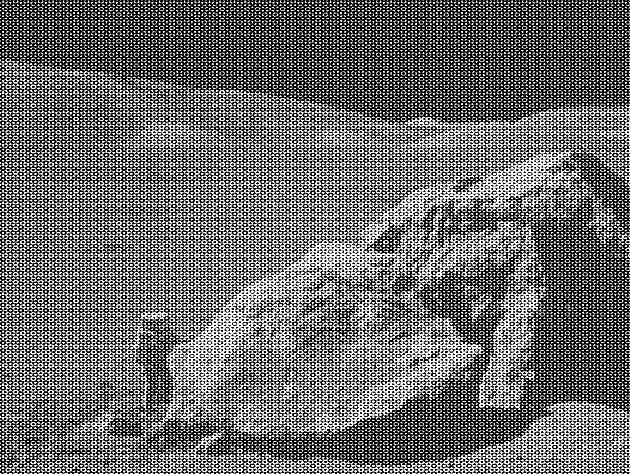
#> input picture fft/moonlanding.png, 630 x 474 px
$ python Laplacian.py
#> lines starting #> are read from the running program, lines starting #| are printed output that depends on the picture
import cv2
import numpy as np
import matplotlib.pyplot as plt

img = cv2.imread('moonlanding.png',0) #直接读为灰度图像
#> img is the input picture: shape (474, 630); min 0, max 255, mean 108.1
f = np.fft.fft2(img)
fshift = np.fft.fftshift(f)

#取绝对值：将复数变化成实数
#取对数的目的为了将数据变化到较小的范围（比如0-255）
s1 = np.log(np.abs(f))
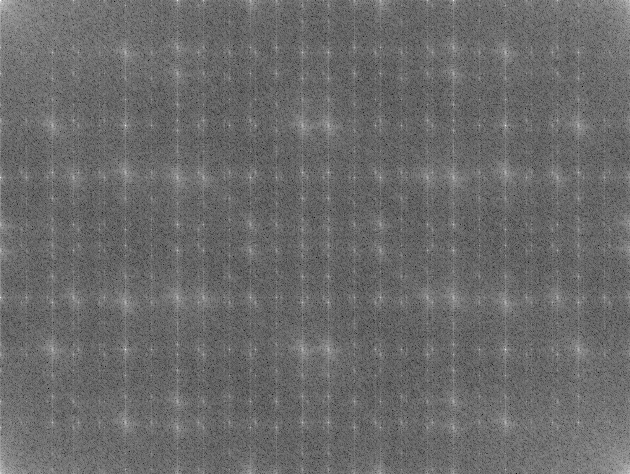
#> s1: shape (474, 630) float64; min 3.13, max 17.29, mean 9.08; drawn with min black and max white
s2 = np.log(np.abs(fshift))
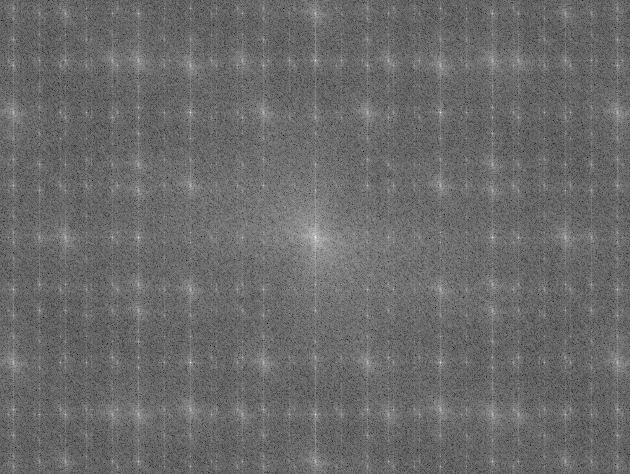
#> s2: shape (474, 630) float64; min 3.13, max 17.29, mean 9.08; drawn with min black and max white
plt.subplot(221),plt.imshow(s1,'gray'),plt.title('original')
plt.subplot(222),plt.imshow(s2,'gray'),plt.title('center')

cf = np.fft.ifft2(f)
print(cf)
#> (printed output is left out)
cfshift = np.fft.ifftshift(fshift)
plt.subplot(223),plt.imshow(img,'gray'),plt.title('original')
plt.show()
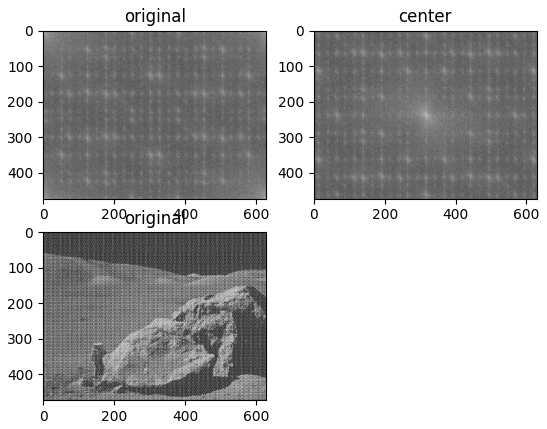
#> figure drawn by matplotlib, 3 panels
